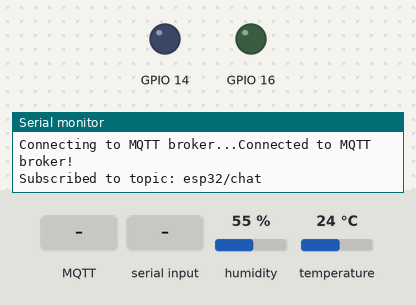
A sketch run on a simulated ESP32. On the bench: output pins drawn as LEDs (lit = HIGH), the last lines printed to the serial monitor. The test bench sets the inputs (shaded band); at power-on: humidity 55 %, temperature 24 °C. WiFi joins after 1.5 s; servers stay silent unless stated; no MQTT or app messages arrive unless stated.

Above: at 3.2 s.
3.3 s: MQTT message "1" arrives on the first subscribed topic
At 5.4 s:
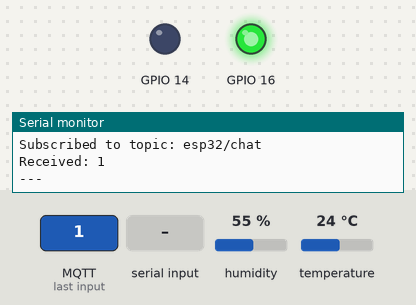
8.5 s: "1\n" received over Serial
At 9.6 s:
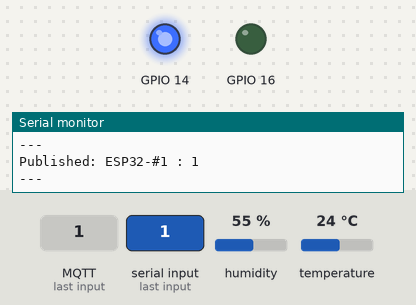
13.5 s: MQTT message "on" arrives on the first subscribed topic
At 15.0 s:
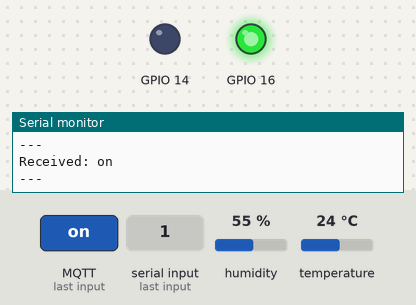
15.7 s: MQTT message "0" arrives on the first subscribed topic
22.5 s: MQTT message "2" arrives on the first subscribed topic
At 28.4 s:
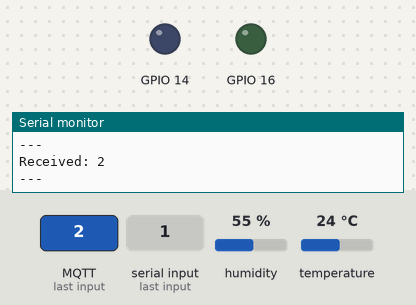
Timing chart, 0 to 29.6 s (numbered marks = the images above; inputs shaded):
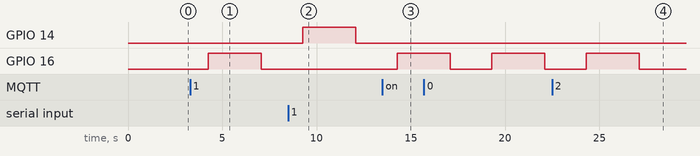

The sketch:

sketch.ino
```cpp
#include <WiFi.h>
#include <WiFiClientSecure.h>
#include <PubSubClient.h>
#include "DHTesp.h"

const char* ssid = "Wokwi-GUEST";        // Wi-Fi SSID
const char* password = "";               // Wi-Fi Password (Wokwi-GUEST has none)
const char* mqttServer = "broker.hivemq.com"; // Public MQTT broker
const int mqttPort = 8883;               // Secure MQTT port (SSL/TLS)

// Root CA Certificate
const char* rootCACertificate = R"EOF(
-----BEGIN CERTIFICATE-----
MIIEkjCCA3qgAwIBAgITBn+USionzfP6wq4rAfkI7rnExjANBgkqhkiG9w0BAQsF
ADCBmDELMAkGA1UEBhMCVVMxEDAOBgNVBAgTB0FyaXpvbmExEzARBgNVBAcTClNj
b3R0c2RhbGUxJTAjBgNVBAoTHFN0YXJmaWVsZCBUZWNobm9sb2dpZXMsIEluYy4x
OzA5BgNVBAMTMlN0YXJmaWVsZCBTZXJ2aWNlcyBSb290IENlcnRpZmljYXRlIEF1
dGhvcml0eSAtIEcyMB4XDTE1MDUyNTEyMDAwMFoXDTM3MTIzMTAxMDAwMFowOTEL
MAkGA1UEBhMCVVMxDzANBgNVBAoTBkFtYXpvbjEZMBcGA1UEAxMQQW1hem9uIFJv
b3QgQ0EgMTCCASIwDQYJKoZIhvcNAQEBBQADggEPADCCAQoCggEBALJ4gHHKeNXj
ca9HgFB0fW7Y14h29Jlo91ghYPl0hAEvrAIthtOgQ3pOsqTQNroBvo3bSMgHFzZM
9O6II8c+6zf1tRn4SWiw3te5djgdYZ6k/oI2peVKVuRF4fn9tBb6dNqcmzU5L/qw
IFAGbHrQgLKm+a/sRxmPUDgH3KKHOVj4utWp+UhnMJbulHheb4mjUcAwhmahRWa6
VOujw5H5SNz/0egwLX0tdHA114gk957EWW67c4cX8jJGKLhD+rcdqsq08p8kDi1L
93FcXmn/6pUCyziKrlA4b9v7LWIbxcceVOF34GfID5yHI9Y/QCB/IIDEgEw+OyQm
jgSubJrIqg0CAwEAAaOCATEwggEtMA8GA1UdEwEB/wQFMAMBAf8wDgYDVR0PAQH/
BAQDAgGGMB0GA1UdDgQWBBSEGMyFNOy8DJSULghZnMeyEE4KCDAfBgNVHSMEGDAW
gBScXwDfqgHXMCs4iKK4bUqc8hGRgzB4BggrBgEFBQcBAQRsMGowLgYIKwYBBQUH
MAGGImh0dHA6Ly9vY3NwLnJvb3RnMi5hbWF6b250cnVzdC5jb20wOAYIKwYBBQUH
MAKGLGh0dHA6Ly9jcnQucm9vdGcyLmFtYXpvbnRydXN0LmNvbS9yb290ZzIuY2Vy
MD0GA1UdHwQ2MDQwMqAwoC6GLGh0dHA6Ly9jcmwucm9vdGcyLmFtYXpvbnRydXN0
LmNvbS9yb290ZzIuY3JsMBEGA1UdIAQKMAgwBgYEVR0gADANBgkqhkiG9w0BAQsF
AAOCAQEAYjdCXLwQtT6LLOkMm2xF4gcAevnFWAu5CIw+7bMlPLVvUOTNNWqnkzSW
MiGpSESrnO09tKpzbeR/FoCJbM8oAxiDR3mjEH4wW6w7sGDgd9QIpuEdfF7Au/ma
eyKdpwAJfqxGF4PcnCZXmTA5YpaP7dreqsXMGz7KQ2hsVxa81Q4gLv7/wmpdLqBK
bRRYh5TmOTFffHPLkIhqhBGWJ6bt2YFGpn6jcgAKUj6DiAdjd4lpFw85hdKrCEVN
0FE6/V1dN2RMfjCyVSRCnTawXZwXgWHxyvkQAiSr6w10kY17RSlQOYiypok1JR4U
akcjMS9cmvqtmg5iUaQqqcT5NJ0hGA==
-----END CERTIFICATE-----
)EOF";

WiFiClientSecure wifiClientSecure;       // Secure WiFi client
PubSubClient mqttClient(wifiClientSecure);

const char* topic = "esp32/chat"; // Shared topic for both ESPs
const char* topic2 = "esp32/data";

const int DHT_PIN = 22;
DHTesp dhtSensor;
String t;
String h;

String clientId;                         // Unique identifier for each ESP

void callback(char* topic, byte* payload, unsigned int length) {
  String message = "";
  for (int i = 0; i < length; i++) {
    message += (char)payload[i];
  }

  // Ignore messages published by this ESP
  if (message.startsWith(clientId)) return;

  // Display received message
  Serial.println("Received: " + message);
  Serial.println("---");
  digitalWrite(16, HIGH);
  delay(2800);
  digitalWrite(16, LOW);
}


void setup() {
  Serial.begin(115200);
  pinMode(14, OUTPUT);
  pinMode(16, OUTPUT);

  dhtSensor.setup(DHT_PIN, DHTesp::DHT22);
  // Generate a unique client ID based on ESP's MAC address
  clientId = "ESP32-#1 ";
  Serial.println("Client ID: " + clientId);

  // Connect to Wi-Fi
  connectToWiFi();

  // Configure MQTT client with SSL/TLS
  wifiClientSecure.setCACert(rootCACertificate);
  mqttClient.setServer(mqttServer, mqttPort);
  mqttClient.setKeepAlive(600); // Increase keep-alive interval
  mqttClient.setCallback(callback);

  // Connect to the MQTT broker
  connectToMQTT();
}

void loop() {
  ensureWiFiConnected();
  ensureMQTTConnected();
  mqttClient.loop();
  sendTempHum();

  // Check for user input from Serial Monitor
  if (Serial.available() > 0) {
    String message = Serial.readStringUntil('\n');
    message.trim(); // Remove any trailing newline or spaces

    // Publish the message with the client ID prefix
    String fullMessage = clientId + ": " + message;
    mqttClient.publish(topic, fullMessage.c_str());
    Serial.println("Published: " + fullMessage);
    Serial.println("---");
    digitalWrite(14, HIGH);
    delay(2800);
    digitalWrite(14, LOW);
  }
}

void sendTempHum(){
  TempAndHumidity  data = dhtSensor.getTempAndHumidity();
  t=String(data.temperature, 2);
  h=String(data.humidity, 1);
  String fullMessage = "{\"Temperature\":"+ t +",\"Humidite\":"+h+"}" ;
  mqttClient.publish(topic2, fullMessage.c_str());
  delay(2200);
  // Serial.println("Temp: " + String(data.temperature, 2) + "°C");
  // Serial.println("Humidity: " + String(data.humidity, 1) + "%");
}

void connectToWiFi() {
  Serial.println("Connecting to WiFi...");
  WiFi.begin(ssid, password);
  while (WiFi.status() != WL_CONNECTED) {
    delay(1000);
    Serial.print(".");
  }
  Serial.println("\nConnected to WiFi!");
}

void connectToMQTT() {
  while (!mqttClient.connected()) {
    Serial.print("Connecting to MQTT broker...");
    if (mqttClient.connect(clientId.c_str())) {
      Serial.println("Connected to MQTT broker!");
      mqttClient.subscribe(topic);
      Serial.println("Subscribed to topic: " + String(topic));
      mqttClient.publish(topic, (clientId + " connected!").c_str());
    } else {
      Serial.print("Failed, rc=");
      Serial.println(mqttClient.state());
      delay(2000);
    }
  }
}

void ensureWiFiConnected() {
  if (WiFi.status() != WL_CONNECTED) {
    Serial.println("Reconnecting to WiFi...");
    connectToWiFi();
  }
}

void ensureMQTTConnected() {
  if (!mqttClient.connected()) {
    Serial.println("Disconnected from MQTT broker. Reconnecting...");
    connectToMQTT();
  }
}
```

Measured:
- after the input at 3.3 s, GPIO 16: LOW → HIGH after 0.97 s, → LOW 2.8 s later
- after the input at 8.5 s, GPIO 14: LOW → HIGH after 0.78 s, → LOW 2.8 s later
- after the input at 13.5 s, GPIO 16: LOW → HIGH after 0.79 s
- after the input at 22.5 s, GPIO 16: LOW → HIGH after 1.8 s, → LOW 2.8 s later
